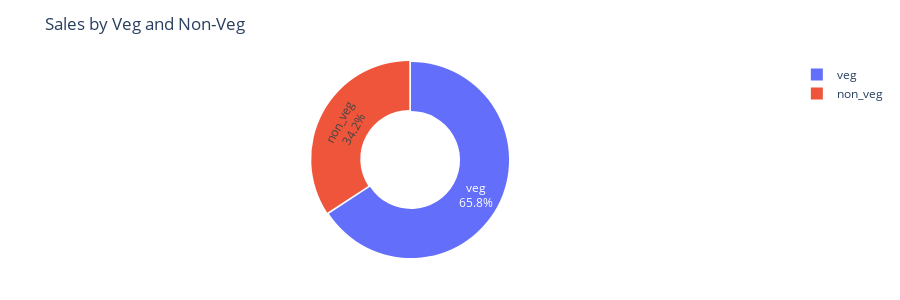

Notebook source saved alongside this figure:
### Markdown cell above
### 3.Total Sales by Food types

### Code cell
non_veg=['chicken','mutton','egg','fish','prawn','kabab','kebab','Non-Veg','non-veg']
df['Food_category']=np.where(
    df['dish_name'].str.lower().str.contains('|'.join(non_veg),na=False),"non_veg","veg")
food_sale=df.groupby('Food_category')['price'].sum().reset_index()
fig=px.pie(food_sale,values='price',names='Food_category',hole=0.5,title='Sales by Veg and Non-Veg')
fig.update_traces(textinfo='percent+label',pull=[0.02,0])
fig.update_layout(height=300,margin=dict(t=60,b=40,l=40,r=40))
fig.show()

### Figure 1 — Plotly figure (JSON) as saved in the notebook; plotly's stock layout.template omitted (floating-point values rounded to 4 significant figures)
{"data": [{"domain": {"x": [0, 1], "y": [0, 1]}, "hole": 0.5, "hovertemplate": "Food_category=%{label}<br>price=%{value}<extra></extra>", "labels": ["non_veg", "veg"], "legendgroup": "", "name": "", "pull": [0.02, 0], "showlegend": true, "textinfo": "percent+label", "type": "pie", "values": [18140000.0, 34870000.0]}], "layout": {"height": 300, "legend": {"tracegroupgap": 0}, "margin": {"b": 40, "l": 40, "r": 40, "t": 60}, "title": {"text": "Sales by Veg and Non-Veg"}}}
